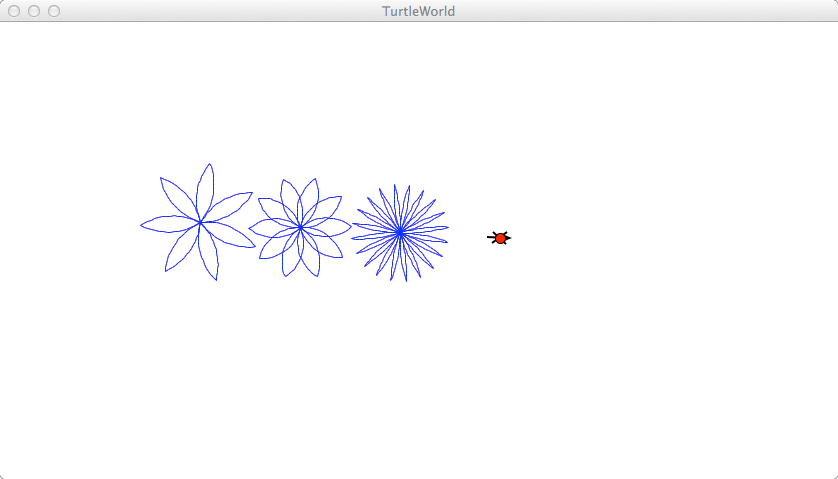

Recreate this plot in Python.
# Flower excercise (4.2) from Week 0

# Name: Anthony Leonardi


from TurtleWorld import *

#using the ThinkPything polygon file so that I can keep bss_polygon as a separate testable file with function calls 
from polygon import *	
world = TurtleWorld()			
bob = Turtle()
bob.delay = 0.001




# This is where you put code to move bob

def drawPetal(t, r, angle):
	""" draws an individual petal:t is the turtle, r is the radius of the arc, 
	and angle is the degree of the arc out of 360"""
	for i in range(2):
		arc(t, r, angle)
		lt(t, 180 - angle)

def drawFlower(t, pc, r, angle):
	"""draws a flower with t is a turle, pc is the petal count integer,
	 r is radius of arc float, and angle is degrees of arc float??"""
	for i in range(pc):
		drawPetal(t, r, angle)
		lt(t, 360/pc)

def setUpNextFlower():
	""" moves bob florward 100"""
	pu(bob)
	fd(bob, 100)
	pd(bob)

drawFlower(bob, 7, 60.0, 60.0)
setUpNextFlower()
drawFlower(bob, 10, 40.0, 80.0)
setUpNextFlower()
drawFlower(bob, 20, 140.0, 20.0)
setUpNextFlower()


wait_for_user()					
